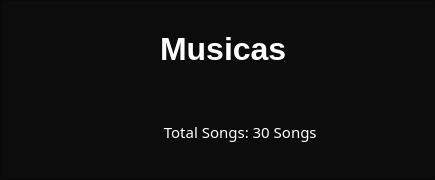
               <widget class="QFrame" name="frame_12">
                <property name="minimumSize">
                 <size>
                  <width>0</width>
                  <height>180</height>
                 </size>
                </property>
                <property name="styleSheet">
                 <string notr="true">QFrame{
	background-color: rgb(12, 12, 12);

}</string>
                </property>
                <property name="frameShape">
                 <enum>QFrame::StyledPanel</enum>
                </property>
                <property name="frameShadow">
                 <enum>QFrame::Raised</enum>
                </property>
                <layout class="QHBoxLayout" name="horizontalLayout_11">
                 <property name="spacing">
                  <number>0</number>
                 </property>
                 <property name="leftMargin">
                  <number>0</number>
                 </property>
                 <property name="topMargin">
                  <number>0</number>
                 </property>
                 <property name="rightMargin">
                  <number>0</number>
                 </property>
                 <property name="bottomMargin">
                  <number>0</number>
                 </property>
                 <item>
                  <widget class="QLabel" name="label_img">
                   <property name="minimumSize">
                    <size>
                     <width>150</width>
                     <height>0</height>
                    </size>
                   </property>
                   <property name="maximumSize">
                    <size>
                     <width>200</width>
                     <height>160</height>
                    </size>
                   </property>
                   <property name="styleSheet">
                    <string notr="true">background-color: 0;</string>
                   </property>
                   <property name="text">
                    <string/>
                   </property>
                   <property name="pixmap">
                    <pixmap>./imagens/music.png</pixmap>
                   </property>
                   <property name="scaledContents">
                    <bool>true</bool>
                   </property>
                   <property name="margin">
                    <number>40</number>
                   </property>
                  </widget>
                 </item>
                 <item>
                  <widget class="QFrame" name="frame_19">
                   <property name="sizePolicy">
                    <sizepolicy hsizetype="Fixed" vsizetype="Preferred">
                     <horstretch>0</horstretch>
                     <verstretch>0</verstretch>
                    </sizepolicy>
                   </property>
                   <property name="styleSheet">
                    <string notr="true">border:0px;
background-color: 0;
color: rgb(255, 255, 255)</string>
                   </property>
                   <property name="frameShape">
                    <enum>QFrame::StyledPanel</enum>
                   </property>
                   <property name="frameShadow">
                    <enum>QFrame::Raised</enum>
                   </property>
                   <layout class="QVBoxLayout" name="verticalLayout_7">
                    <item>
                     <widget class="QLabel" name="label_titulo">
                      <property name="font">
                       <font>
                        <pointsize>24</pointsize>
                        <weight>75</weight>
                        <bold>true</bold>
                       </font>
                      </property>
                      <property name="text">
                       <string>Musicas</string>
                      </property>
                     </widget>
                    </item>
                    <item>
                     <widget class="QLabel" name="label_totalsons">
                      <property name="font">
                       <font>
                        <family>Waree</family>
                        <pointsize>11</pointsize>
                        <weight>50</weight>
                        <bold>false</bold>
                       </font>
                      </property>
                      <property name="text">
                       <string> Total Songs: 30 Songs</string>
                      </property>
                     </widget>
                    </item>
                   </layout>
                  </widget>
                 </item>
                 <item>
                  <widget class="QFrame" name="frame_27">
                   <property name="sizePolicy">
                    <sizepolicy hsizetype="Fixed" vsizetype="Preferred">
                     <horstretch>0</horstretch>
                     <verstretch>0</verstretch>
                    </sizepolicy>
                   </property>
                   <property name="styleSheet">
                    <string notr="true">border:0px;
background-color: 0;</string>
                   </property>
                   <property name="frameShape">
                    <enum>QFrame::StyledPanel</enum>
                   </property>
                   <property name="frameShadow">
                    <enum>QFrame::Raised</enum>
                   </property>
                   <layout class="QVBoxLayout" name="verticalLayout_10">
                    <item>
                     <widget class="QFrame" name="frame_28">
                      <property name="styleSheet">
                       <string notr="true"/>
                      </property>
                      <property name="frameShape">
                       <enum>QFrame::StyledPanel</enum>
                      </property>
                      <property name="frameShadow">
                       <enum>QFrame::Raised</enum>
                      </property>
                     </widget>
                    </item>
                    <item>
                     <widget class="QPushButton" name="botaoplay">
                      <property name="sizePolicy">
                       <sizepolicy hsizetype="Fixed" vsizetype="Fixed">
                        <horstretch>0</horstretch>
                        <verstretch>0</verstretch>
                       </sizepolicy>
                      </property>
                      <property name="minimumSize">
                       <size>
                        <width>90</width>
                        <height>90</height>
                       </size>
                      </property>
                      <property name="maximumSize">
                       <size>
                        <width>90</width>
                        <height>90</height>
                       </size>
                      </property>
                      <property name="cursor">
                       <cursorShape>PointingHandCursor</cursorShape>
                      </property>
                      <property name="styleSheet">
                       <string notr="true">QPushButton{	
	border: 0px;

}


QPushButton:hover{	
	border: 1px solid rgb(36, 31, 49);	
	background-color:rgba(111, 110, 110, 40);

}</string>
                      </property>
                      <property name="text">
                       <string/>
                      </property>
                      <property name="icon">
                       <iconset>
                        <normaloff>../../SpaceMusic/intercaces/imagens/botao-play-ponta-de-seta.png</normaloff>../../SpaceMusic/intercaces/imagens/botao-play-ponta-de-seta.png</iconset>
                      </property>
                      <property name="iconSize">
                       <size>
                        <width>40</width>
                        <height>40</height>
                       </size>
                      </property>
                      <property name="shortcut">
                       <string>Return</string>
                      </property>
                     </widget>
                    </item>
                   </layout>
                  </widget>
                 </item>
                 <item>
                  <widget class="QFrame" name="frame_29">
                   <property name="styleSheet">
                    <string notr="true">background-color: 0;
border:0px;</string>
                   </property>
                   <property name="frameShape">
                    <enum>QFrame::StyledPanel</enum>
                   </property>
                   <property name="frameShadow">
                    <enum>QFrame::Raised</enum>
                   </property>
                  </widget>
                 </item>
                </layout>
               </widget>
